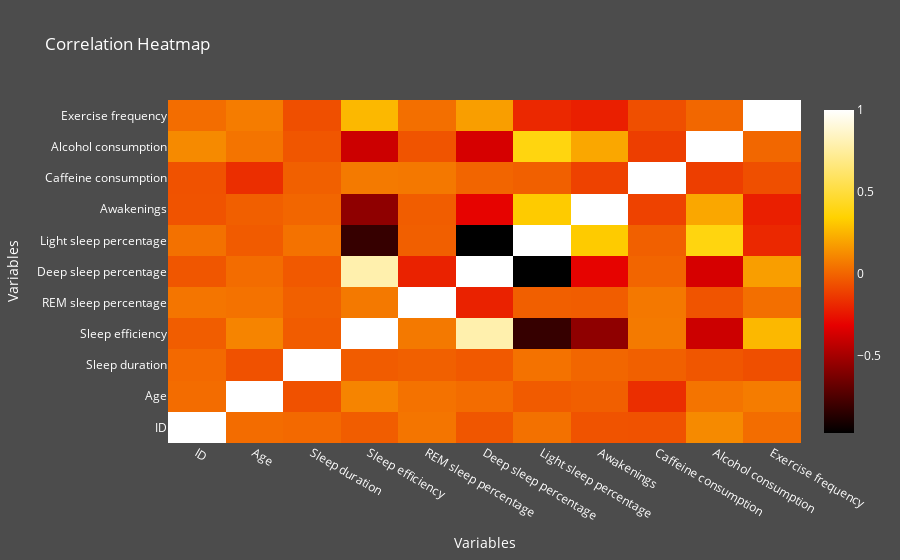

Notebook code for this chart:
### Code cell
import plotly.graph_objects as go

# Calculate the correlation matrix
corr_matrix = df.corr()

# Create the heatmap
fig = go.Figure(data=go.Heatmap(
    z=corr_matrix.values,
    x=corr_matrix.columns,
    y=corr_matrix.columns,
    colorscale='Hot'))

# Set the layout properties
fig.update_layout(
    title='Correlation Heatmap',
    xaxis=dict(title='Variables'),
    yaxis=dict(title='Variables'),
    plot_bgcolor='rgba(0,0,0,0)',
    paper_bgcolor='rgba(0,0,0,0.7)',
    font=dict(color='white'))

# Show the heatmap
fig.show()

### Figure 1 — Plotly figure (JSON) as saved in the notebook; plotly's stock layout.template omitted (floating-point values rounded to 4 significant figures)
{"data": [{"colorscale": [[0, "rgb(0,0,0)"], [0.3333, "rgb(230,0,0)"], [0.6667, "rgb(255,210,0)"], [1, "rgb(255,255,255)"]], "type": "heatmap", "x": ["ID", "Age", "Sleep duration", "Sleep efficiency", "REM sleep percentage", "Deep sleep percentage", "Light sleep percentage", "Awakenings", "Caffeine consumption", "Alcohol consumption", "Exercise frequency"], "y": ["ID", "Age", "Sleep duration", "Sleep efficiency", "REM sleep percentage", "Deep sleep percentage", "Light sleep percentage", "Awakenings", "Caffeine consumption", "Alcohol consumption", "Exercise frequency"], "z": [[1, 0.02131, 0.01433, -0.02562, 0.05164, -0.0473, 0.03646, -0.05645, -0.05959, 0.1154, 0.02464], [0.02131, 1, -0.06246, 0.09836, 0.04209, 0.02173, -0.0319, -0.01779, -0.1715, 0.04719, 0.07231], [0.01433, -0.06246, 1, -0.02747, -0.01594, -0.0373, 0.0418, 0.004939, -0.0148, -0.04624, -0.06827], [-0.02562, 0.09836, -0.02747, 1, 0.06236, 0.7873, -0.8192, -0.565, 0.06508, -0.3896, 0.2596], [0.05164, 0.04209, -0.01594, 0.06236, 1, -0.2082, -0.01746, -0.02533, 0.06004, -0.05326, 0.03177], [-0.0473, 0.02173, -0.0373, 0.7873, -0.2082, 1, -0.9743, -0.3083, 0.001742, -0.3617, 0.1791], [0.03646, -0.0319, 0.0418, -0.8192, -0.01746, -0.9743, 1, 0.3212, -0.01559, 0.3806, -0.1902], [-0.05645, -0.01779, 0.004939, -0.565, -0.02533, -0.3083, 0.3212, 1, -0.1086, 0.2061, -0.2196], [-0.05959, -0.1715, -0.0148, 0.06508, 0.06004, 0.001742, -0.01559, -0.1086, 1, -0.1233, -0.06822], [0.1154, 0.04719, -0.04624, -0.3896, -0.05326, -0.3617, 0.3806, 0.2061, -0.1233, 1, 0.006934], [0.02464, 0.07231, -0.06827, 0.2596, 0.03177, 0.1791, -0.1902, -0.2196, -0.06822, 0.006934, 1]]}], "layout": {"font": {"color": "white"}, "paper_bgcolor": "rgba(0,0,0,0.7)", "plot_bgcolor": "rgba(0,0,0,0)", "title": {"text": "Correlation Heatmap"}, "xaxis": {"title": {"text": "Variables"}}, "yaxis": {"title": {"text": "Variables"}}}}
